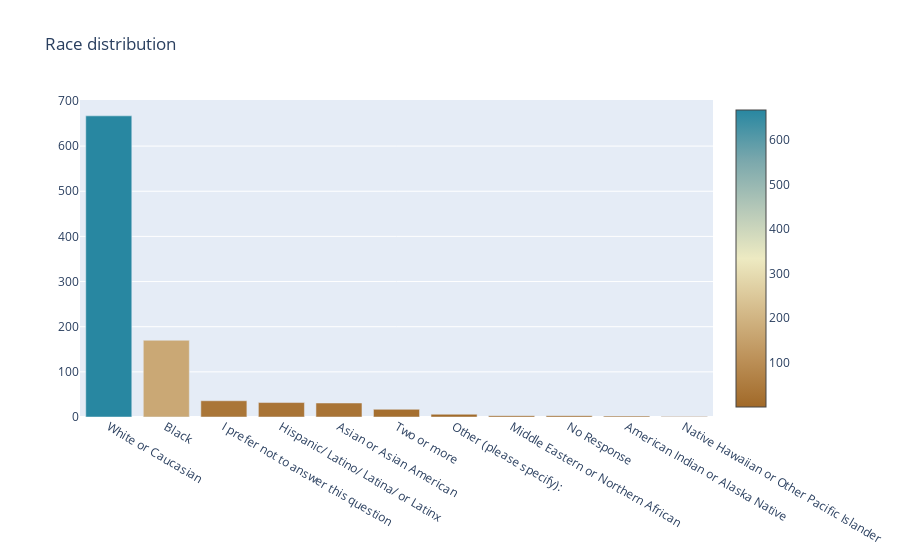

The cell this chart's notebook holds for it:
### Code cell
cnt_srs = df3['race'].value_counts()
trace = go.Bar(
    x=cnt_srs.index,
    y=cnt_srs.values,
    marker=dict(
        #color = np.random.randn(500), #set color equal to a variable
        color = cnt_srs.values,
        colorscale='earth',
        showscale=True
    ),
)
layout = go.Layout(
    title='Race distribution'
)
data = [trace]
fig = go.Figure(data=data, layout=layout)
py.iplot(fig, filename="race")

### Figure 1 — Plotly figure (JSON) as saved in the notebook; plotly's stock layout.template omitted (floating-point values rounded to 4 significant figures)
{"data": [{"marker": {"color": [667, 170, 36, 32, 31, 17, 6, 3, 3, 2, 1], "colorscale": [[0, "rgb(161, 105, 40)"], [0.1667, "rgb(189, 146, 90)"], [0.3333, "rgb(214, 189, 141)"], [0.5, "rgb(237, 234, 194)"], [0.6667, "rgb(181, 200, 184)"], [0.8333, "rgb(121, 167, 172)"], [1, "rgb(40, 135, 161)"]], "showscale": true}, "type": "bar", "x": ["White or Caucasian ", "Black", "I prefer not to answer this question", "Hispanic/ Latino/ Latina/ or Latinx ", "Asian or Asian American ", "Two or more", "Other (please specify):", "Middle Eastern or Northern African", "No Response", "American Indian or Alaska Native ", "Native Hawaiian or Other Pacific Islander "], "y": [667, 170, 36, 32, 31, 17, 6, 3, 3, 2, 1]}], "layout": {"title": {"text": "Race distribution"}}}
